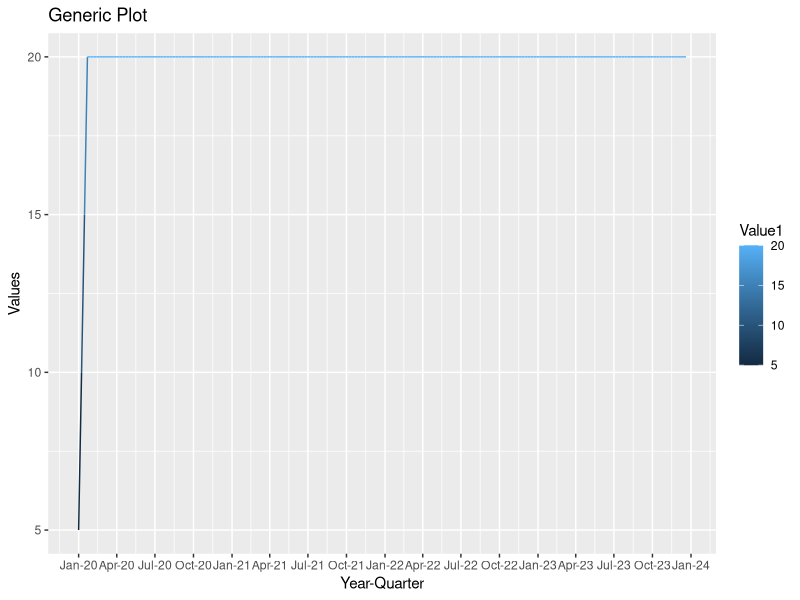
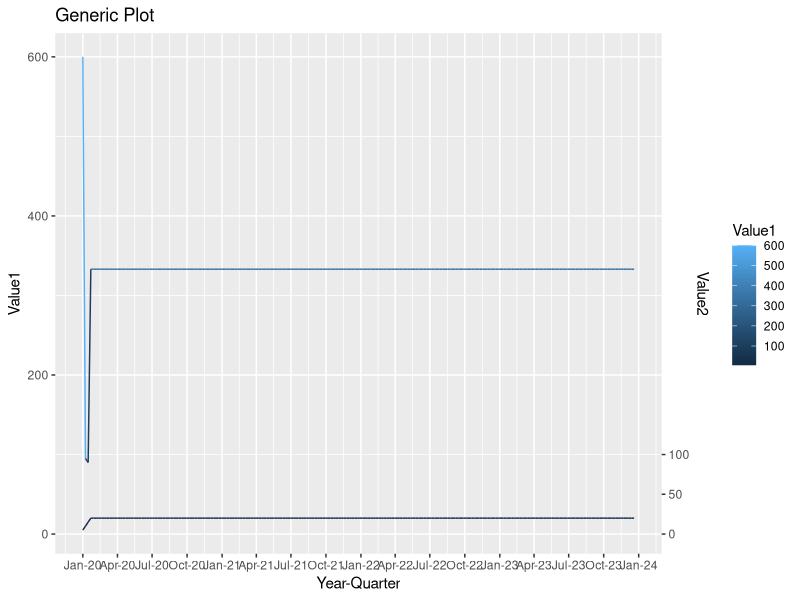

Generate these figures, in order, with R:
library(ggplot2)
library(dplyr)
library(lubridate)

generic_plot <- function(data, x_col, y_col1, y_col2 = NULL) {
  data <- data %>%
    mutate(Quarter = quarter(!!sym(x_col)),
           YearQuarter = paste("Q", Quarter, "-", year(!!sym(x_col))))

  gg <- ggplot(data, aes(x = !!sym(x_col))) +
    labs(title = "Generic Plot",
         x = "Year-Quarter",
         y = "Values")

  if (is.null(y_col2)) {
    gg <- gg +
      geom_line(aes_string(y = y_col1, color = y_col1)) +
      scale_x_date(date_labels = "%b-%y", date_breaks = "3 months")
  } else {
    gg <- gg +
      geom_line(aes_string(y = y_col1, color = y_col1)) +
      geom_line(aes_string(y = y_col2, color = y_col2)) +
      scale_x_date(date_labels = "%b-%y", date_breaks = "3 months") +
      scale_y_continuous(
        name = y_col1,
        sec.axis = sec_axis(trans = ~., name = y_col2, breaks = c(0, 50, 100))
      )
  }

  return(gg)
}

# Sample dataframe
df <- data.frame(
  Date = seq.Date(from = as.Date("2020-01-01"), by = "week", length.out = 208),
  Value1 = c(5, 10, 15, rep(20, 205)),
  Value2 = c(600, 95, 90, rep(333, 205))
)

# Call the generic plotting function with one column
plot1 <- generic_plot(df, x_col = "Date", y_col1 = "Value1")
print(plot1)

# Call the generic plotting function with two columns
plot2 <- generic_plot(df, x_col = "Date", y_col1 = "Value1", y_col2 = "Value2")
print(plot2)
